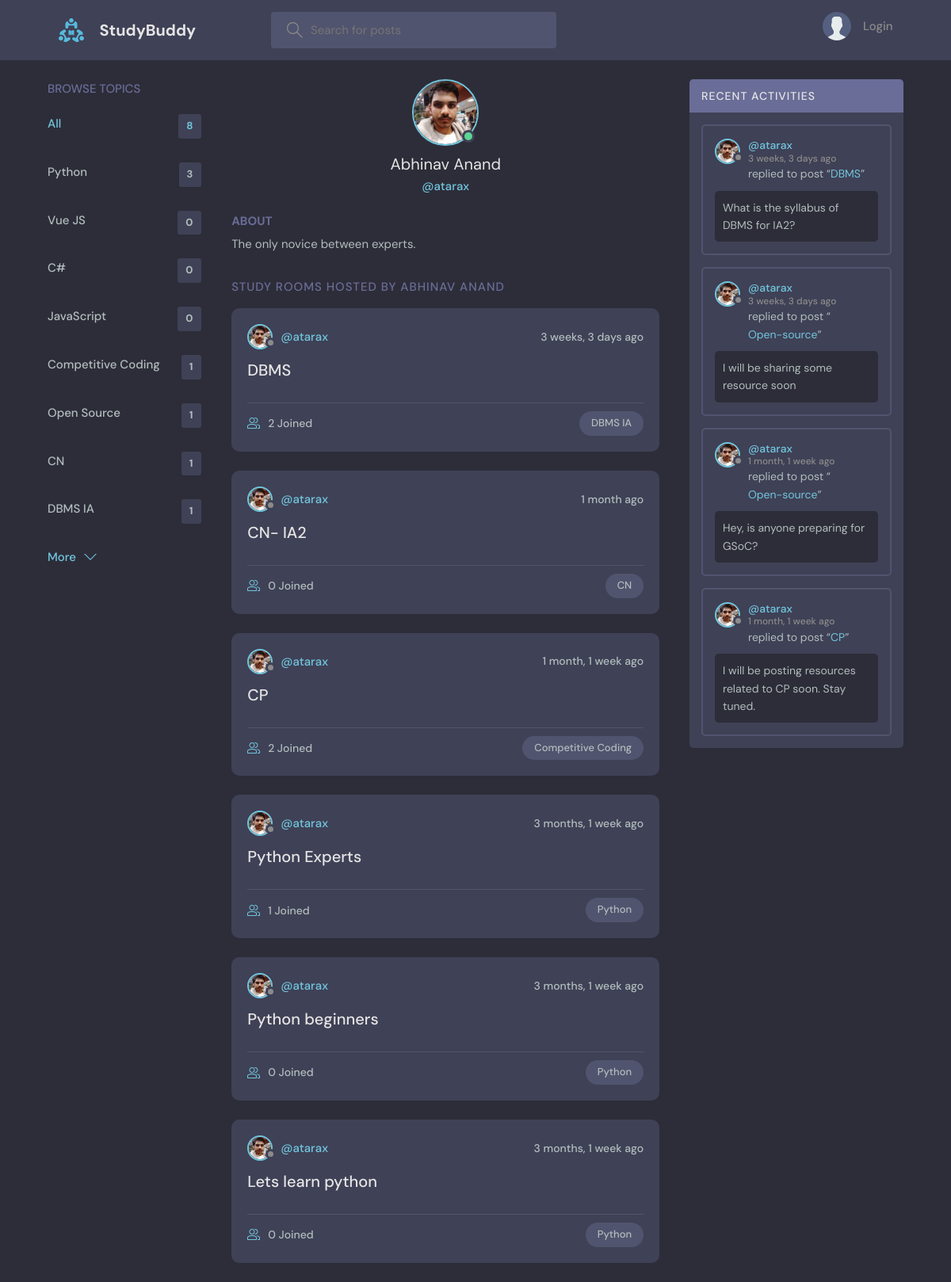
Screenshot of /profile/6/ with the database file from the repository.
### base/models.py (models this page shows, shortened)
class Topic(models.Model):
    name = models.CharField(max_length=200)

class User(AbstractUser):
    name = models.CharField(max_length=200, null=True)
    email = models.EmailField(unique=True, null=True)
    bio = models.TextField(null=True)
    avatar = models.ImageField(null=True, default="avatar.svg")
    USERNAME_FIELD = 'email'
    REQUIRED_FIELDS = []

class Room(models.Model):
    host = models.ForeignKey(User, on_delete=models.SET_NULL, null=True)
    topic = models.ForeignKey(Topic, on_delete=models.SET_NULL, null=True)
    name = models.CharField(max_length=200)
    description = models.TextField(null=True, blank=True)
    participants = models.ManyToManyField(
        User, related_name='participants', blank=True)
    updated = models.DateTimeField(auto_now=True)
    created = models.DateTimeField(auto_now_add=True)
    class Meta:
        ordering = ['-updated', '-created']
    def __str__(self):
        return self.name

class Message(models.Model):
    user = models.ForeignKey(User, on_delete=models.CASCADE)
    room = models.ForeignKey(Room, on_delete=models.CASCADE)
    body = models.TextField()
    updated = models.DateTimeField(auto_now=True)
    created = models.DateTimeField(auto_now_add=True)
    class Meta:
        ordering = ['-updated', '-created']

### base/views.py (the view)
# urls.py: path('profile/<str:pk>/', views.userProfile, name="user-profile"),
def userProfile(request, pk):
    user = User.objects.get(id=pk)
    rooms = user.room_set.all()
    room_messages = user.message_set.all()
    topics = Topic.objects.all()
    context = {'user': user, 'rooms': rooms,
               'room_messages': room_messages, 'topics': topics}
    return render(request, 'base/profile.html', context)

### base/templates/base/profile.html (shortened to what this page needs)
{% extends 'main.html' %}
{% block content %}
<main class="profile-page layout layout--3">
  <div class="container">
    {% include 'base/topics_component.html' %}
    <div class="roomList">
      <div class="profile">
        <div class="profile__avatar">
          <div class="avatar avatar--large active">
            <img src="{{user.avatar.url}}" />
          </div>
        </div>
        <div class="profile__info">
          <h3>{{user.name}}</h3>
          <p>@{{user.username}}</p>
        </div>
        <div class="profile__about">
          <h3>About</h3>
          <p>
            {{user.bio}}
          </p>
        </div>
      </div>
      <div class="roomList__header">
        <div>
          <h2>Study Rooms Hosted by {{user.name}}</a>
          </h2>
        </div>
      </div>
      {% include 'base/feed_component.html' %}
    </div>
    {% include 'base/activity_component.html' %}
  </div>
</main>
{% endblock content %}

### templates/main.html (shortened to what this page needs)
<!DOCTYPE html>
{% load static %}
<html lang="en">
<head>
    <link rel="stylesheet" href="{% static 'styles/style.css' %}" />
</head>
<body>
    {% include 'navbar.html' %}
    {% block content %}
    {% endblock %}
</body>
</html>

### templates/navbar.html (shortened to what this page needs)
{% load static %}
<header class="header header--loggedIn">
    <div class="container">
        <a href="{% url 'home' %}" class="header__logo">
            <img src="{% static 'images/logo.svg' %}" />
            <h1>StudyBuddy</h1>
        </a>
        <form class="header__search" method="GET" action="{% url 'home' %}">
            <label>
                <input name="q" placeholder="Search for posts" />
            </label>
        </form>
        <nav class="header__menu">
            {% if request.user.is_authenticated %}
            <div class="header__user">
                <a href="{% url 'update-user' %}">
                    <div class="avatar avatar--medium active">
                        <img src="{{request.user.avatar.url}}" />
                    </div>
                    <p>{{request.user.username}} <span>@{{request.user.username}}</span></p>
                </a>
                <button class="dropdown-button">
                    <svg version="1.1" xmlns="http://www.w3.org/2000/svg" width="32" height="32" viewBox="0 0 32 32">
                        <title>chevron-down</title>
                        <path d="M16 21l-13-13h-3l16 16 16-16h-3l-13 13z"></path>
                    </svg>
                </button>
            </div>
            {% else %}
            <a href="{% url 'login' %}">
                <img src="{% static 'images/avatar.svg' %}" />
                <p>Login</p>
            </a>
            {% endif %}
        </nav>
    </div>
</header>

### base/templates/base/topics_component.html
<div class="topics">
    <div class="topics__header">
        <h2>Browse Topics</h2>
    </div>
    <ul class="topics__list">
        <li>
            <a href="{% url 'home' %}" class="active">All <span>{{topics.count}}</span></a>
        </li>
        {% for topic in topics %}
        <li>
            <a href="{% url 'home' %}?q={{topic.name}}">{{topic.name}}<span>{{topic.room_set.all.count}}</span></a>
        </li>
        {% endfor %}
    </ul>
    <a class="btn btn--link" href="{% url 'topics' %}">
        More
        <svg version="1.1" xmlns="http://www.w3.org/2000/svg" width="32" height="32" viewBox="0 0 32 32">
            <title>chevron-down</title>
            <path d="M16 21l-13-13h-3l16 16 16-16h-3l-13 13z"></path>
        </svg>
    </a>
</div>

### base/templates/base/feed_component.html (shortened to what this page needs)
{% for room in rooms %}
<div class="roomListRoom">
    <div class="roomListRoom__header">
        <a href="{% url 'user-profile' room.host.id %}" class="roomListRoom__author">
            <div class="avatar avatar--small">
                <img src="{{room.host.avatar.url}}" />
            </div>
            <span>@{{room.host.username}}</span>
        </a>
        <div class="roomListRoom__actions">
            <span>{{room.created|timesince}} ago</span>
        </div>
    </div>
    <div class="roomListRoom__content">
        <a href="{% url 'room' room.id %}">{{room.name}}</a>
    </div>
    <div class="roomListRoom__meta">
        <a href="{% url 'room' room.id %}" class="roomListRoom__joined">
            {{room.participants.all.count}} Joined
        </a>
        <p class="roomListRoom__topic">{{room.topic.name}}</p>
    </div>
</div>
{% endfor %}

### base/templates/base/activity_component.html (shortened to what this page needs)
<div class="activities">
    <div class="activities__header">
        <h2>Recent Activities</h2>
    </div>
    {% for message in room_messages %}
    <div class="activities__box">
        <div class="activities__boxHeader roomListRoom__header">
            <a href="{% url 'user-profile' message.user.id %}" class="roomListRoom__author">
                <div class="avatar avatar--small">
                    <img src="{{message.user.avatar.url}}" />
                </div>
                <p>
                    @{{message.user.username}}
                    <span>{{message.created|timesince}} ago</span>
                </p>
            </a>
        </div>
        <div class="activities__boxContent">
            <p>replied to post “<a href="{% url 'room' message.room.id %}">{{message.room}}</a>”</p>
            <div class="activities__boxRoomContent">{{message.body}}</div>
        </div>
    </div>
    {% endfor %}
</div>

### rows the page displays
Topic: name "Python", room_set.all.count "3"
Topic: name "Vue JS", room_set.all.count "0"
Topic: name "C#", room_set.all.count "0"
Topic: name "JavaScript", room_set.all.count "0"
Topic: name "Competitive Coding", room_set.all.count "1"
Topic: name "Open Source", room_set.all.count "1"
Topic: name "CN", room_set.all.count "1"
Topic: name "DBMS IA", room_set.all.count "1"
User: avatar (picture), name "Abhinav Anand", username "atarax", bio "The only novice between experts.", name "ABHINAV ANAND"
Room: host.avatar (picture), host.username "atarax", created "3 weeks, 3 days", name "DBMS", participants.all.count "2", topic.name "DBMS IA"
Room: host.avatar (picture), host.username "atarax", created "1 month", name "CN- IA2", participants.all.count "0", topic.name "CN"
Room: host.avatar (picture), host.username "atarax", created "1 month, 1 week", name "CP", participants.all.count "2", topic.name "Competitive Coding"
Room: host.avatar (picture), host.username "atarax", created "3 months, 1 week", name "Python Experts", participants.all.count "1", topic.name "Python"
Room: host.avatar (picture), host.username "atarax", created "3 months, 1 week", name "Python beginners", participants.all.count "0", topic.name "Python"
Room: host.avatar (picture), host.username "atarax", created "3 months, 1 week", name "Lets learn python", participants.all.count "0", topic.name "Python"
Message: user.avatar (picture), user.username "atarax", created "3 weeks, 3 days", room "DBMS", body "What is the syllabus of DBMS for IA2?"
Message: user.avatar (picture), user.username "atarax", created "3 weeks, 3 days", room "Open-source", body "I will be sharing some resource soon"
Message: user.avatar (picture), user.username "atarax", created "1 month, 1 week", room "Open-source", body "Hey, is anyone preparing for GSoC?"
Message: user.avatar (picture), user.username "atarax", created "1 month, 1 week", room "CP", body "I will be posting resources related to CP soon. Stay tuned."

### other values shown
{{ topics.count }} "8"
